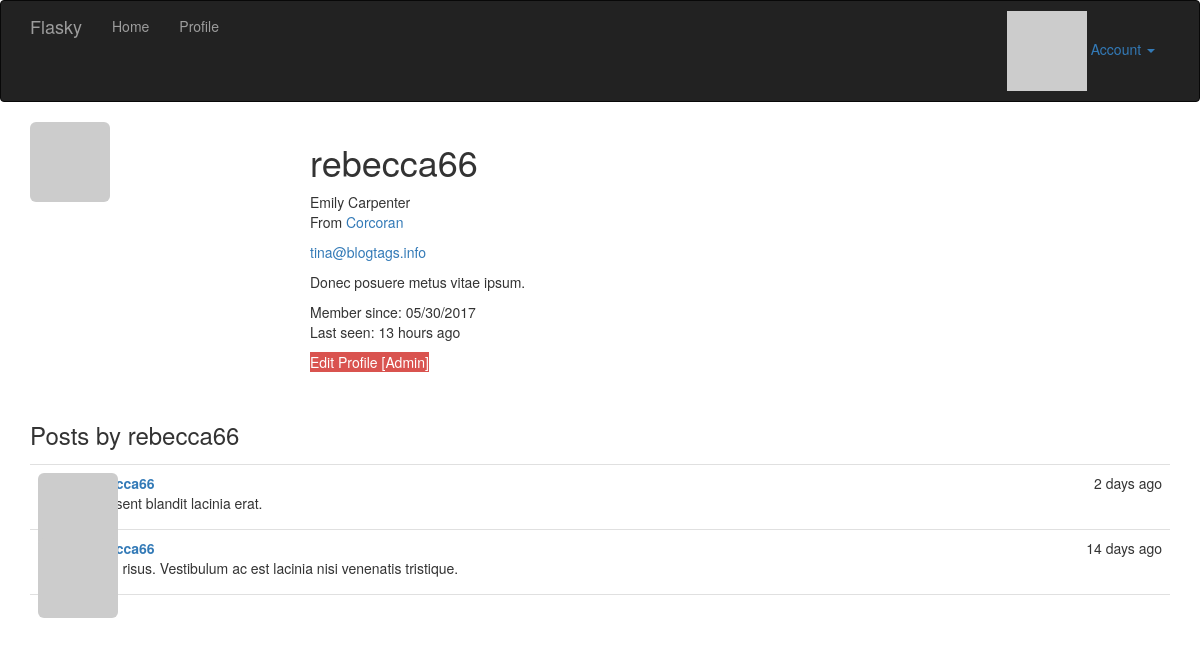
The app's page /user/rebecca66 (signed in) with its own data.
### app/models.py (models this page shows, shortened)
class User(UserMixin, db.Model):
    __tablename__ = 'users'
    id = db.Column(db.Integer, primary_key=True)
    email = db.Column(db.String(64), unique=True, index=True)
    username = db.Column(db.String(64), unique=True, index=True)
    role_id = db.Column(db.Integer, db.ForeignKey('roles.id'))
    password_hash = db.Column(db.String(128))
    confirmed = db.Column(db.Boolean, default=False)
    name = db.Column(db.String(64))
    location = db.Column(db.String(64))
    about_me = db.Column(db.Text())
    member_since = db.Column(db.DateTime(), default=datetime.utcnow)
    last_seen = db.Column(db.DateTime(), default=datetime.utcnow)
    avatar_hash = db.Column(db.String(32))
    posts = db.relationship("Post", backref="author", lazy="dynamic")
    def can(self, permissions):
        return self.role is not None and (self.role.permissions & permissions) == permissions
    def is_administrator(self):
        return self.can(Permission.ADMINISTER)
    @property
    def password(self):
        raise AttributeError("password is not a readable attribute")
    def gravatar(self, size=100, default="identicon", rating="g"):
        if request.is_secure:
            url = "http://secure.gravatar.com/avatar"
        else:
            url = 'http://www.gravatar.com/avatar'
        hash = self.avatar_hash or hashlib.md5(self.email.encode("utf-8")).hexdigest()
        return '{url}/{hash}?s={size}&d={default}&r={rating}'.format(
            url=url, hash=hash, size=size, default=default, rating=rating)
    def ping(self):
        self.last_seen = datetime.utcnow()
        db.session.add(self)

class Post(db.Model):
    __tabename__ = "posts"
    id = db.Column(db.Integer, primary_key=True)
    body = db.Column(db.Text)
    timestamp = db.Column(db.DateTime, index=True, default=datetime.utcnow)
    author_id = db.Column(db.Integer, db.ForeignKey("users.id"))

### app/main/views.py (the view)
@main.route("/user/<username>")
def user(username):
    user = User.query.filter_by(username=username).first()
    if user is None:
        abort(404)
    posts = user.posts.order_by(Post.timestamp.desc()).all()
    return render_template("user.html", user=user, posts=posts)

### app/auth/views.py (called while the page is built)
@auth.before_app_request
def before_request():
    if current_user.is_authenticated:
        current_user.ping()
        if not current_user.confirmed \
                and request.endpoint[:5] != "auth.":
            return redirect(url_for("auth.unconfirmed"))

### app/main/__init__.py (called while the page is built)
@main.app_context_processor
def inject_permissions():
    return dict(Permission=Permission)

### app/models.py (called while the page is built)
@login_manager.user_loader
def load_user(user_id):
    return User.query.get(int(user_id))

### app/templates/user.html (shortened to what this page needs)
{% extends 'base.html' %}
{% import "_macros.html" as macros %}
{% block page_content %}
    <img class="img-rounded profile-thumbnail" src="{{ user.gravatar(size=256) }}" >
	<div class="profile-header">
        <h1>{{ user.username }}</h1>
        {% if user.name or user.location %}
        <p>
            {% if user.name %}{{ user.name }}{% endif %}
            {% if user.location %}
                <br />
                From <a href="http://maps.google.com/?q={{ user.location }}">
                    {{ user.location }}
                </a>
            {% endif %}
        </p>
    {% endif %}
    {% if current_user.is_administrator() %}
        <p>
            <a href="mailto:{{ user.email }}">{{ user.email }}</a>
        </p>
    {% endif %}
    {% if user.about_me %}
        <p>{{ user.about_me }}</p>
    {% endif %}
    <p>
        Member since: {{ moment(user.member_since).format("L") }}<br />
        Last seen: {{ moment(user.last_seen).fromNow() }}
    </p>
    <p>
        {% if current_user.is_administrator() %}
            <a class="btn-danger"  href="{{ url_for(".edit_profile_admin", id=user.id) }}">
                Edit Profile [Admin]
            </a>
        {% endif %}
    </p>
	</div>
    <h3>Posts by {{ user.username }}</h3>
    {% include "_posts.html" %}
{% endblock %}

### app/templates/_posts.html
<ul class="posts">
    {% for post in posts %}
        <li class="post">
            <div class="post-thumbnail">
                <a href="{{ url_for(".user", username=post.author.username) }}">
                    <img class="img-rounded profile-thumbnail"
                         src="{{ post.author.gravatar(size=40) }}">
                </a>
            </div>
            <div class="post-content">
                <div class="post-date">
                    {{ moment(post.timestamp).fromNow() }}
                </div>
                <div class="post-author">
                    <a href="{{ url_for('.user', username=post.author.username) }}">
                        {{ post.author.username }}
                    </a>
                </div>
                <div class="post-body">
                    {{ post.body }}
                </div>
            </div>
        </li>
    {% endfor %}
</ul>

### app/static/css/styles.css (style rules this page uses)
.profile-thumbnail { position: absolute; }
.profile-header { min-height: 260px; margin-left: 280px; }
ul.posts { list-style-type: none; padding: 0px; margin: 16px 0px 0px 0px; border-top: 1px solid #e0e0e0; }
ul.posts li.post { padding: 8px; border-bottom: 1px solid #e0e0e0; }
div.post-date { float: right; }
div.post-author { font-weight: bold; }
div.post-thumbnail { position: absolute; }
div.post-content { margin-left: 48px; min-height: 48px; }

### records on screen
User: username "rebecca66", name "Emily Carpenter", location "Corcoran", email "tina@blogtags.info", about_me "Donec posuere metus vitae ipsum.", member_since "05/30/2017", last_seen "13 hours ago"
Post: timestamp "2 days ago", author.username "rebecca66", body "Praesent blandit lacinia erat."
Post: timestamp "14 days ago", author.username "rebecca66", body "Proin risus. Vestibulum ac est lacinia nisi venenatis tristique."
